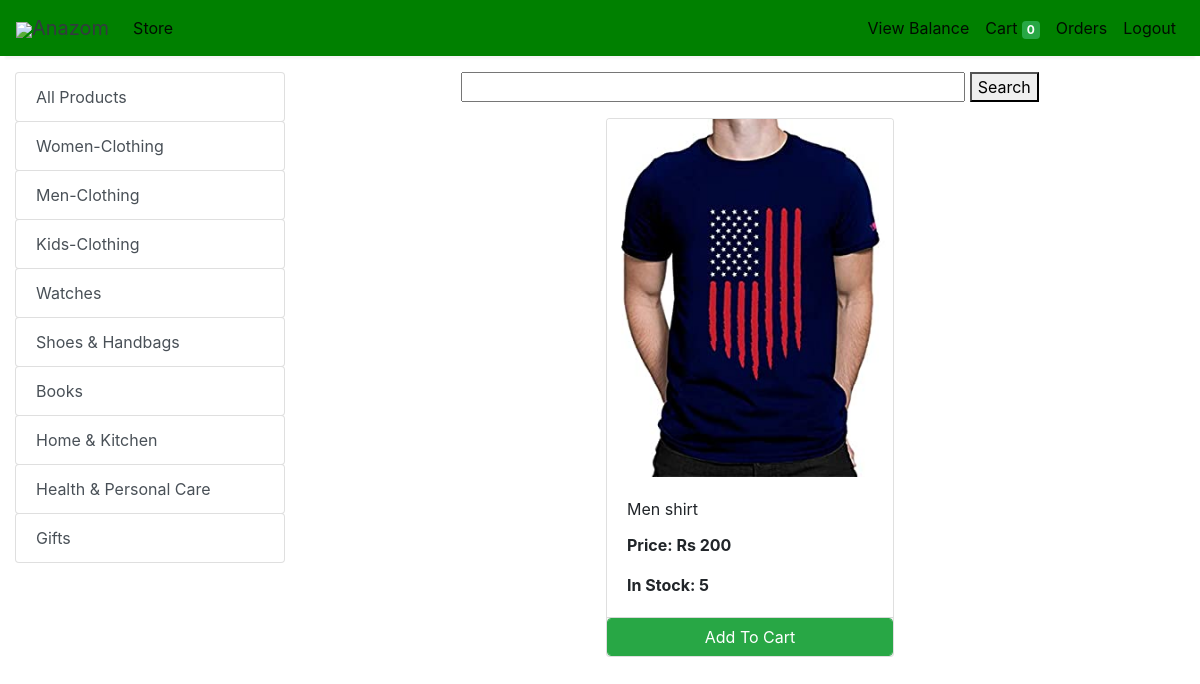
The page /store?category=23 (signed in) on the database its author committed.
### store/models/category.py (models this page shows, shortened)
class Category(models.Model):
    name= models.CharField(max_length=50)
    @staticmethod
    def get_all_categories():
        return Category.objects.all()

### store/models/product.py (models this page shows, shortened)
class Products(models.Model):
    name = models.CharField(max_length=60)
    price= models.IntegerField(default=0)
    category= models.ForeignKey(Category,on_delete=models.CASCADE,default=1 )
    description= models.CharField(max_length=250, default='', blank=True, null= True)
    image= models.ImageField(upload_to='uploads/products/')
    seller = models.EmailField()
    quantity = models.IntegerField(default=0)
    @staticmethod
    def get_all_products_by_categoryid(category_id):
        if category_id:
            return Products.objects.filter (category=category_id)
        else:
            return Products.get_all_products();

### store/views/home.py (the view)
# urls.py: path('' , include('store.urls'))
@cache_control(no_cache=True, must_revalidate=True, no_store=True)
def store(request):
    if (request.session.get('customer')):
        cart = request.session.get('cart')
        if not cart:
            request.session['cart'] = {}
        products = None
        categories = Category.get_all_categories()
        categoryID = request.GET.get('category')
        if categoryID:
            products = Products.get_all_products_by_categoryid(categoryID)
        else:
            products = Products.get_all_products();
        data = {}
        data['products'] = products
        data['categories'] = categories
        print('you are : ', request.session.get('email'))
        return render(request, 'index.html', data)
    else:
        return redirect('login')

### store/templatetags/cart.py (called while the page is built)
@register.filter (name='is_in_cart')
def is_in_cart(product, cart):
    keys = cart.keys ()
    for id in keys:
        if int (id) == product.id:
            return True
    return False;

### store/templatetags/custom_filter.py (called while the page is built)
@register.filter(name='currency')
def currency(number):
    return "Rs "+str(number)

### store/templates/index.html (shortened to what this page needs)
{% extends 'base.html' %}
{% block content %}
{% load cart %}
{% load custom_filter %}
<div class="container-fluid mt-3">
	<div class="row">
		<div class="col-lg-3 mx-auto">
			<div class="list-group">
				<a href="/store" class="list-group-item list-group-item-action btn btn-outline-success">All Products</a>
				{% for category in categories %}
				<a href="/store?category={{category.id}}"
					class="list-group-item list-group-item-action btn btn-outline-success ">{{category.name}}</a>
				{% endfor %}
			</div>
		</div>
		<div id='products' class="col-lg-9 mx-auto">
			<form action="/find" method="POST">
				<div class="text-center col">
					<input type="text" name="item"
					 id="" placeholder="" style="width:60%">
					<button type="submit">Search</button>
				</div>
			</form>
			<div class="row mx-auto">
				{% for product in products %}
				<div class="card mx-auto mb-3" id={{product.id}} style="width: 18rem;">
					<img class="card-img-top" src="{{product.image.url}}" alt="Card image cap">
					<div class="card-body">
						<p class="card-title">{{product.name}}</p>
						<p class="card-text"><b>Price: {{product.price|currency}}</b></p>
						<p class="card-text"><b>In Stock: {{product.quantity}}</b></p>
					</div>
					<div class="card-footer p-0 no-gutters">
						{% if product|is_in_cart:request.session.cart %}
						<div class="row no-gutters">
							<form action="/#{{product.id}}" class="col-2 " method="post">
								{% csrf_token %}
								<input hidden type="text" name='product' value='{{product.id}}'>
								<input hidden type="text" name='remove' value='True'>
								<input type="submit" value=" - " class="btn btn-block btn-success border-right">
							</form>
							<div class="text-center col btn btn-success">{{product|cart_quantity:request.session.cart}} in Cart</div>
							<form action="/#{{product.id}}" class="col-2 " method="post">
								{% csrf_token %}
								<input hidden type="text" name='product' value='{{product.id}}'>
								<input type="submit" value=" + " class="btn btn-block btn-success border-left">
							</form>
						</div>
						{% else %}
						<form action="/#{{product.id}}" method="POST" class="btn-block">
							<input type="submit" class="float-right btn btn-success form-control"
								value="Add To Cart">
						</form>
						{% endif %}
					</div>
				</div>
				{% endfor %}
			</div>
		</div>
	</div>
</div>
{% endblock %}

### rows shown on the page
Category: name "Women-Clothing"
Category: name "Men-Clothing"
Category: name "Kids-Clothing"
Category: name "Watches"
Category: name "Shoes & Handbags"
Category: name "Books"
Category: name "Home & Kitchen"
Category: name "Health & Personal Care"
Category: name "Gifts"
Products: image (picture), name "Men shirt", price "Rs 200", quantity "5"

### other values the page prints
{{ request.session.cart.keys|length }} "0"
